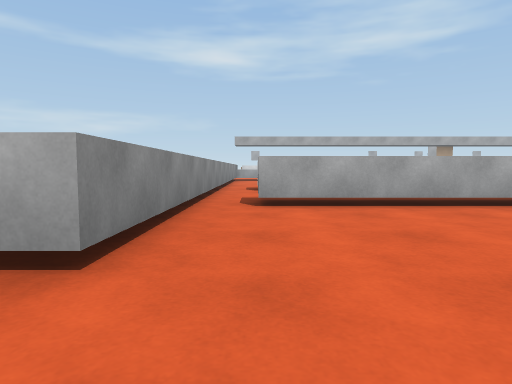
view 1 (above)

22 first-person views from a walk through a 3-D level made in the Unity game engine. The camera is 0.56 m above the floor, tilts 4° down and sees 75° across. The floor is counted in squares, 1 m on a side. Each view is taken from the middle of a square. On the plan, view 1 faces up. The plan holds only what a view shows up to about 9 squares ahead; the rest is blank. The place goes on beyond the plan. The player is left out. Surface patterns are stand-ins for the level's own textures.

view 2
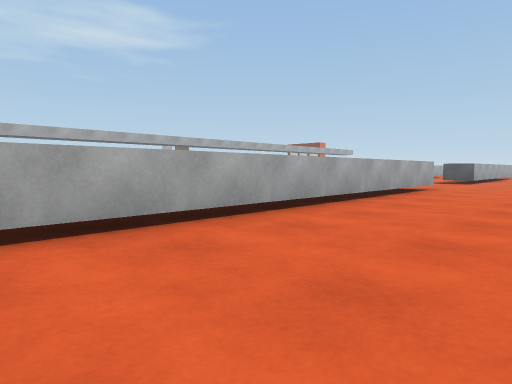

view 3
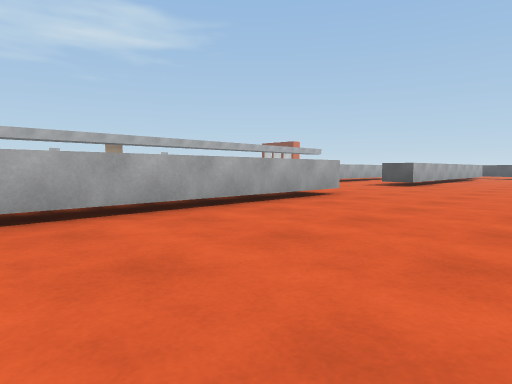

view 4
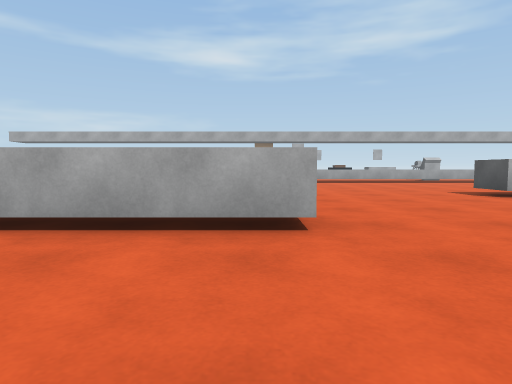

view 5
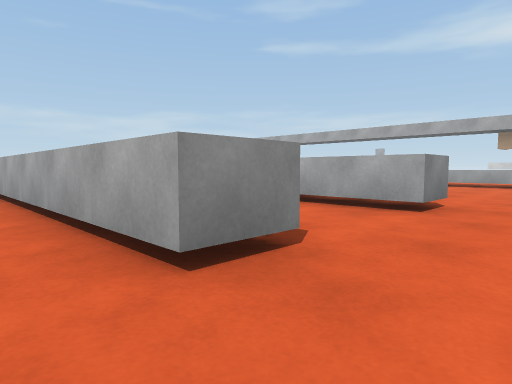

view 6
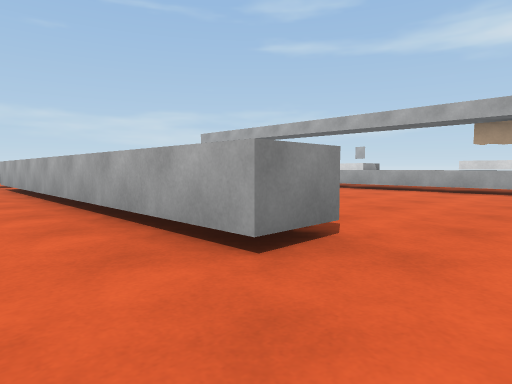

view 7
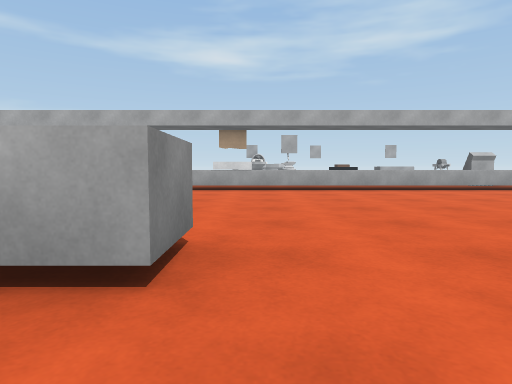

view 8
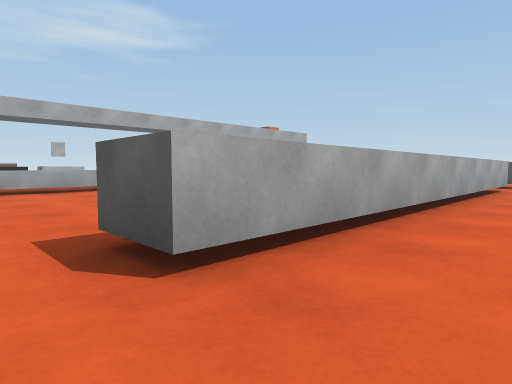

view 9
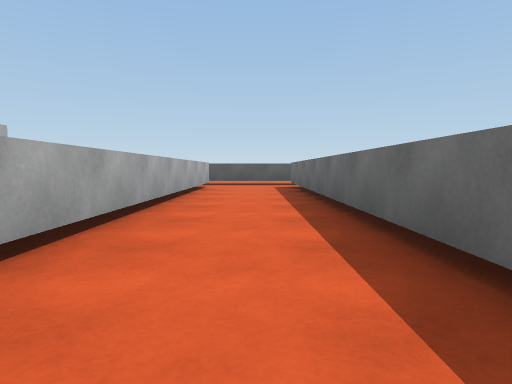

view 10
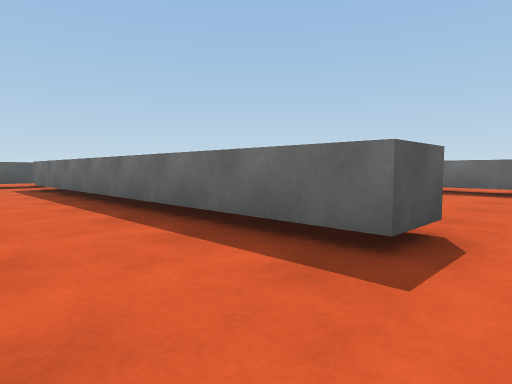

view 11
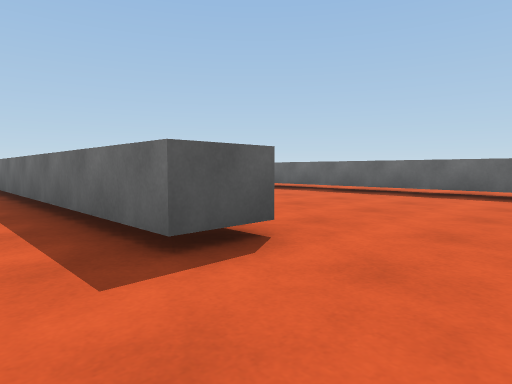

view 12
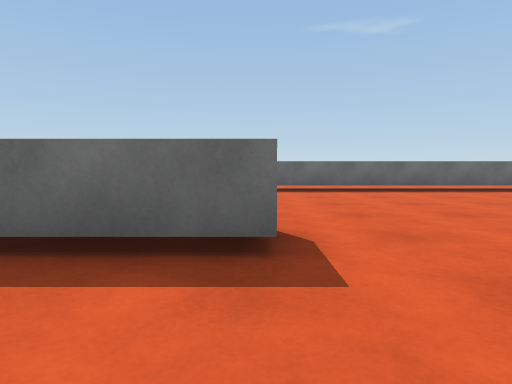

view 13
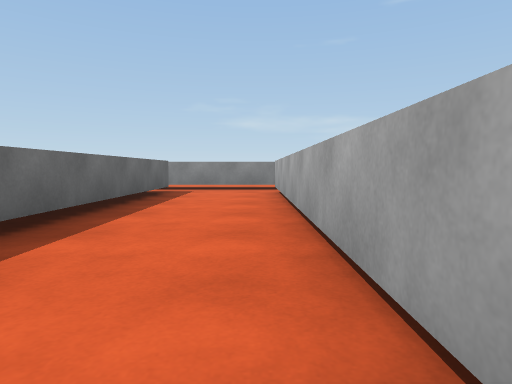

view 14
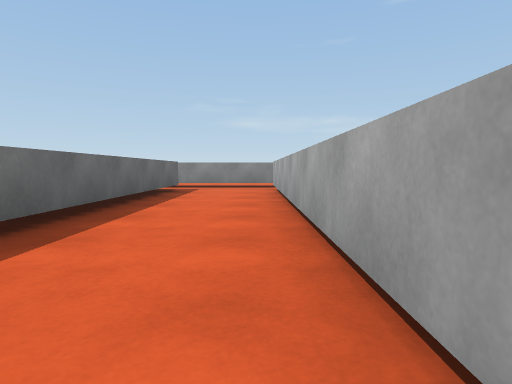

view 15
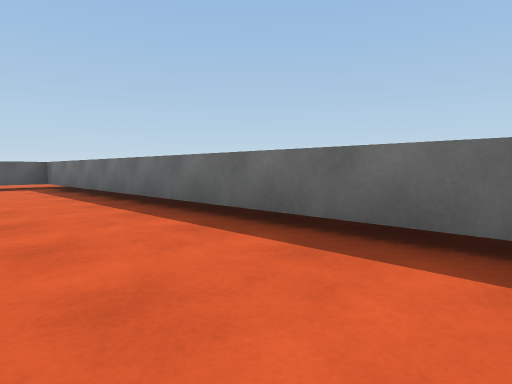

view 16
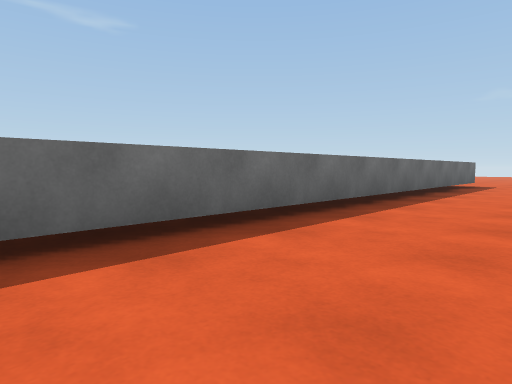

view 17
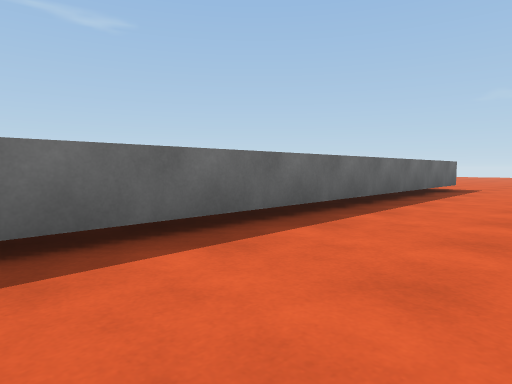

view 18
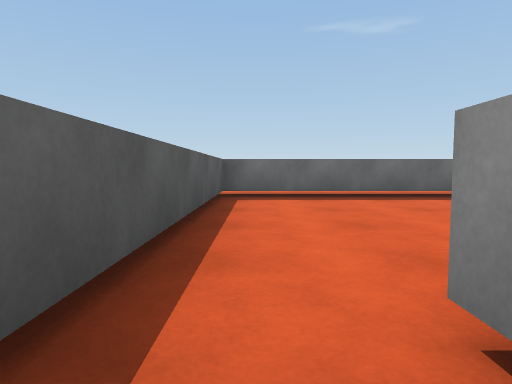

view 19
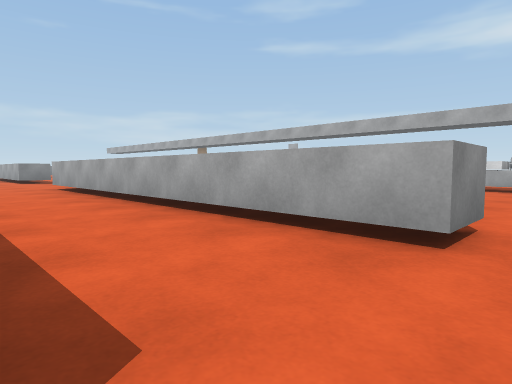

view 20
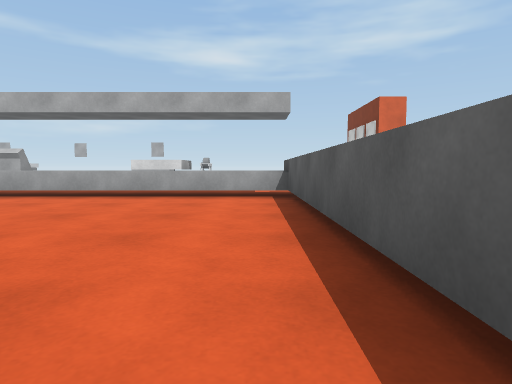

view 21
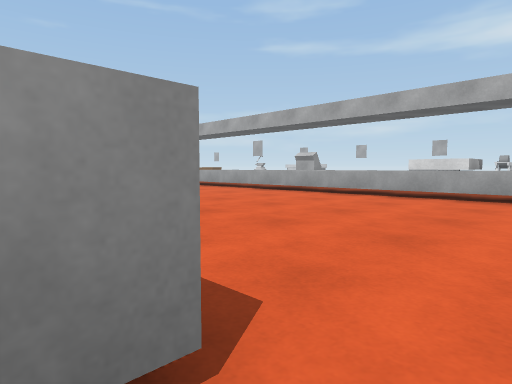

view 22
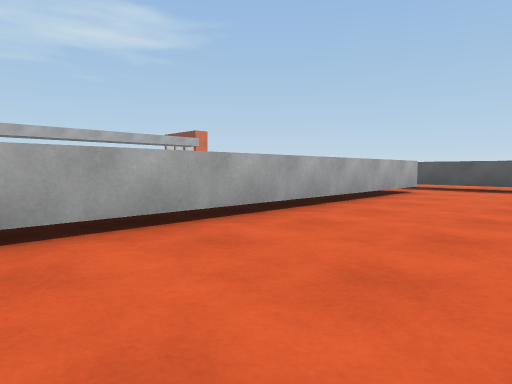

### Floor plan
Key: @ floor where view 1 was taken; # wall or solid block; x gap in a wall; . floor; ^ raised ledge.
Columns run from 2 left of view 1 to 25 right of it. Each row starts with its distance up from view 1.
 16          ^^^^^^^^^^^^^^^^^^#
 15          ..................#
 14          ......... ........#
 13          .........  .......#
 12           ........   ......#
 11           ........     ....#
 10          .........      ...#
  9  #x#########....##########.
  8  #.........................
  7  #.........................
  6  ########  #....##########.
  5  ###########....##########.#
  4  #.........................#
  3  #.........................#
  2  #.........................#
  1 ...........................#
  0 ..@........................#
 -1  ###########################
 -2                ...   .......

Positions as (right, up) in squares from view 1, and headings:
1: (0, 0), facing up
2: (0, 2), facing up-right
3: (3, 1), facing up-right
4: (9, 2), facing up
5: (11, 4), facing up-left
6: (11, 7), facing up-left
7: (10, 7), facing up
8: (13, 7), facing up-right
9: (13, 7), facing right
10: (13, 8), facing down-right
11: (12, 7), facing down-right
12: (14, 8), facing down
13: (8, 8), facing left
14: (9, 8), facing left
15: (14, 2), facing down-right
16: (10, 2), facing down-left
17: (8, 2), facing down-left
18: (24, 6), facing down
19: (24, 6), facing up-left
20: (24, 9), facing up
21: (24, 9), facing up-left
22: (15, 2), facing up-right
